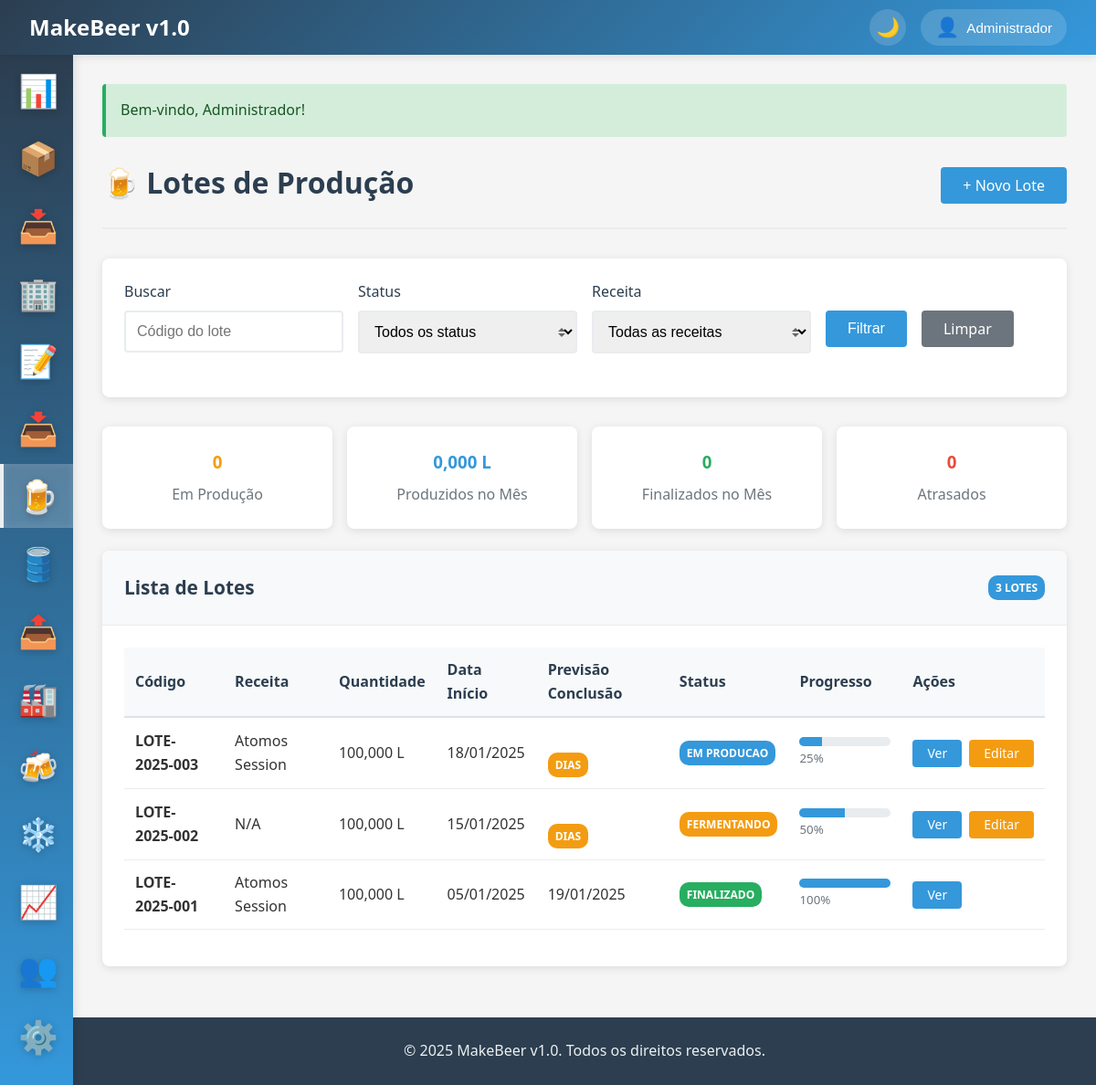
Page /producao (signed in) on the committed database.
### tables this page shows
CREATE TABLE IF NOT EXISTS lotes_producao (
    id INT AUTO_INCREMENT PRIMARY KEY,
    codigo VARCHAR(50) UNIQUE NOT NULL,
    receita_id INT NOT NULL,
    volume_planejado DECIMAL(8,2) NOT NULL,
    volume_real DECIMAL(8,2),
    data_inicio DATE NOT NULL,
    data_fim DATE,
    status ENUM('planejado', 'em_producao', 'fermentando', 'maturando', 'finalizado', 'cancelado') DEFAULT 'planejado',
    densidade_inicial DECIMAL(4,3),
    densidade_final DECIMAL(4,3),
    ph_inicial DECIMAL(3,2),
    ph_final DECIMAL(3,2),
    temperatura_fermentacao DECIMAL(4,1),
    rendimento DECIMAL(5,2),
    observacoes TEXT,
    responsavel_id INT,
    envase_iniciado BOOLEAN DEFAULT FALSE,
    envase_finalizado BOOLEAN DEFAULT FALSE,
    data_envase DATE NULL,
    created_at TIMESTAMP DEFAULT CURRENT_TIMESTAMP,
    updated_at TIMESTAMP DEFAULT CURRENT_TIMESTAMP ON UPDATE CURRENT_TIMESTAMP,
    FOREIGN KEY (receita_id) REFERENCES receitas(id),
    FOREIGN KEY (responsavel_id) REFERENCES usuarios(id),
    INDEX idx_status (status),
    INDEX idx_data_inicio (data_inicio),
    INDEX idx_codigo (codigo)
);

### app/controllers/BaseController.php (called while the page is built, shortened)
<?php
class BaseController {
    protected function view($view, $data = []) {
        extract($data);
        $viewPath = __DIR__ . '/../views/' . $view . '.php';
        require_once $viewPath;
    }
    protected function getGet($key, $default = '') {
        if (!isset($_GET[$key])) {
            return $default;
        }
        return trim($_GET[$key]);
    }
}
?>

### app/controllers/ProducaoController.php (called while the page is built, shortened)
<?php
require_once 'BaseController.php';
class ProducaoController extends BaseController {
    private $model;
    public function __construct() {
        $this->model = new LoteProducao();
    }
    public function index() {
        $status = $this->getGet('status');
        $lotes = $status
            ? $this->model->getByStatus($status)
            : $this->model->all('data_inicio DESC', 100);
        $this->view('producao/index', ['lotes' => $lotes, 'status_filter' => $status]);
    }
}
?>

### app/helpers/functions.php (called while the page is built, shortened)
<?php
function formatDate($date, $format = 'd/m/Y') {
    if (!$date) return '';
    return date($format, strtotime($date));
}
function daysUntil($date) {
    if (!$date || empty(trim($date))) {
        return null;
    }
}
function formatQuantity($quantity, $unit = 'un') {
    $quantity = floatval($quantity);
    switch ($unit) {
        case 'kg':
        case 'l':
        case 'L':
            return number_format($quantity, 3, ',', '.') . ' ' . $unit;
    }
}
?>

### app/config/database.php (called while the page is built, shortened)
<?php
class Database {
    private static $instance = null;
    private $connection;
    private function __construct() {
        try {
            $dsn = "mysql:host=" . DB_HOST . ";dbname=" . DB_NAME . ";charset=" . DB_CHARSET;
            $options = [
                PDO::ATTR_ERRMODE => PDO::ERRMODE_EXCEPTION,
                PDO::ATTR_DEFAULT_FETCH_MODE => PDO::FETCH_ASSOC,
                PDO::ATTR_EMULATE_PREPARES => false,
            ];
            $this->connection = new PDO($dsn, DB_USER, DB_PASS, $options);
        } catch (PDOException $e) {
            die("Erro na conexão com o banco de dados: " . $e->getMessage());
        }
    }
    public static function getInstance() {
        if (self::$instance === null) {
            self::$instance = new self();
        }
        return self::$instance;
    }
    public function query($sql, $params = []) {
        try {
            $stmt = $this->connection->prepare($sql);
            $stmt->execute($params);
            return $stmt;
        } catch (PDOException $e) {
            error_log("Erro na query: " . $e->getMessage());
            throw $e;
        }
    }
    public function fetchAll($sql, $params = []) {
        $stmt = $this->query($sql, $params);
        return $stmt->fetchAll();
    }
}
?>

### app/models/BaseModel.php (called while the page is built, shortened)
<?php
abstract class BaseModel {
    protected $db;
    protected $table;
    public function __construct() {
        $this->db = Database::getInstance();
    }
    public function all($orderBy = null, $limit = null) {
        $sql = "SELECT * FROM {$this->table}";
        if ($orderBy) {
            $sql .= " ORDER BY {$orderBy}";
        }
        if ($limit) {
            $sql .= " LIMIT {$limit}";
        }
        return $this->db->fetchAll($sql);
    }
}
?>

### app/views/producao/index.php (the view, shortened to what this page needs)
<?php
include 'app/views/layouts/header.php';
?>
<div class="page-header d-flex justify-content-between align-items-center">
    <h1 class="page-title">🍺 Lotes de Produção</h1>
    <div class="page-actions">
        <a href="/producao/create" class="btn btn-primary">+ Novo Lote</a>
    </div>
</div>
<div class="card mb-4">
    <div class="card-body">
        <form method="GET" action="/producao" class="row">
            <div class="col col-3">
                <div class="form-group">
                    <label class="form-label">Buscar</label>
                    <input type="text" name="search" class="form-control" placeholder="Código do lote" value="<?= $_GET['search'] ?? '' ?>">
                </div>
            </div>
            <div class="col col-3">
                <div class="form-group">
                    <label class="form-label">Status</label>
                    <select name="status" class="form-control form-select">
                        <option value="">Todos os status</option>
                    </select>
                </div>
            </div>
            <div class="col col-3">
                <div class="form-group">
                    <label class="form-label">Receita</label>
                    <select name="receita_id" class="form-control form-select">
                        <option value="">Todas as receitas</option>
                    </select>
                </div>
            </div>
            <div class="col col-3">
                <div class="form-group">
                    <label class="form-label">&nbsp;</label>
                    <div class="d-flex gap-2">
                        <button type="submit" class="btn btn-primary">Filtrar</button>
                        <a href="/producao" class="btn btn-secondary">Limpar</a>
                    </div>
                </div>
            </div>
        </form>
    </div>
</div>
<div class="row mb-4">
    <div class="col col-3">
        <div class="card">
            <div class="card-body text-center">
                <h3 style="color: #f39c12; margin-bottom: 0.5rem;"><?= $stats['em_andamento'] ?? 0 ?></h3>
                <p style="margin: 0; color: #6c757d;">Em Produção</p>
            </div>
        </div>
    </div>
    <div class="col col-3">
        <div class="card">
            <div class="card-body text-center">
                <h3 style="color: #3498db; margin-bottom: 0.5rem;"><?= formatQuantity($stats['litros_mes'] ?? 0, 'L') ?></h3>
                <p style="margin: 0; color: #6c757d;">Produzidos no Mês</p>
            </div>
        </div>
    </div>
    <div class="col col-3">
        <div class="card">
            <div class="card-body text-center">
                <h3 style="color: #27ae60; margin-bottom: 0.5rem;"><?= $stats['finalizados_mes'] ?? 0 ?></h3>
                <p style="margin: 0; color: #6c757d;">Finalizados no Mês</p>
            </div>
        </div>
    </div>
    <div class="col col-3">
        <div class="card">
            <div class="card-body text-center">
                <h3 style="color: #e74c3c; margin-bottom: 0.5rem;"><?= $stats['atrasados'] ?? 0 ?></h3>
                <p style="margin: 0; color: #6c757d;">Atrasados</p>
            </div>
        </div>
    </div>
</div>
<div class="card">
    <div class="card-header d-flex justify-content-between align-items-center">
        <h3 class="card-title">Lista de Lotes</h3>
        <span class="badge badge-info"><?= count($lotes) ?> lotes</span>
    </div>
    <div class="card-body">
        <?php if (empty($lotes)): ?>
            <div class="alert alert-info">
                Nenhum lote de produção encontrado. <a href="/producao/create">Inicie o primeiro lote</a>.
            </div>
        <?php else: ?>
            <table class="table table-striped">
                <thead>
                    <tr>
                        <th>Código</th>
                        <th>Receita</th>
                        <th>Quantidade</th>
                        <th>Data Início</th>
                        <th>Previsão Conclusão</th>
                        <th>Status</th>
                        <th>Progresso</th>
                        <th>Ações</th>
                    </tr>
                </thead>
                <tbody>
                    <?php foreach ($lotes as $lote): ?>
                    <tr>
                        <td><strong><?= $lote['codigo'] ?></strong></td>
                        <td><?= $lote['receita_nome'] ?? 'N/A' ?></td>
                        <td><?= formatQuantity($lote['volume_planejado'], 'L') ?></td>
                        <td><?= formatDate($lote['data_inicio']) ?></td>
                        <td>
                            <?= formatDate($lote['data_fim']) ?>
                            <?php
                            if ($lote['status'] != 'finalizado' && $lote['status'] != 'cancelado') {
                                $diasRestantes = daysUntil($lote['data_fim']);
                                if ($diasRestantes < 0) {
                                    echo '<br><span class="badge badge-danger">Atrasado</span>';
                                } elseif ($diasRestantes <= 3) {
                                    echo '<br><span class="badge badge-warning">' . $diasRestantes . ' dias</span>';
                                }
                            }
                            ?>
                        </td>
                        <td>
                            <?php
                            $statusClass = match($lote['status']) {
                                'planejado' => 'secondary',
                                'em_producao' => 'info',
                                'fermentando' => 'warning',
                                'maturando' => 'warning',
                                'finalizado' => 'success',
                                'cancelado' => 'danger',
                                default => 'secondary'
                            };
                            ?>
                            <span class="badge badge-<?= $statusClass ?>"><?= ucfirst(str_replace('_', ' ', $lote['status'])) ?></span>
                        </td>
                        <td>
                            <?php
                            $progresso = match($lote['status']) {
                                'planejado' => 0,
                                'em_producao' => 25,
                                'fermentando' => 50,
                                'maturando' => 75,
                                'finalizado' => 100,
                                'cancelado' => 0,
                                default => 0
                            };
                            ?>
                            <div style="width: 100px; background: #e9ecef; border-radius: 10px; height: 10px; overflow: hidden;">
                                <div style="width: <?= $progresso ?>%; background: #3498db; height: 100%;"></div>
                            </div>
                            <small style="color: #6c757d;"><?= $progresso ?>%</small>
                        </td>
                        <td>
                            <div class="d-flex gap-1">
                                <a href="/producao/viewProducao?id=<?= $lote['id'] ?>" class="btn btn-sm btn-primary">Ver</a>
                                <?php if ($lote['status'] != 'finalizado' && $lote['status'] != 'cancelado'): ?>
                                    <a href="/producao/editar?id=<?= $lote['id'] ?>" class="btn btn-sm btn-warning">Editar</a>
                                <?php endif; ?>
                            </div>
                        </td>
                    </tr>
                    <?php endforeach; ?>
                </tbody>
            </table>
        <?php endif; ?>
    </div>
</div>
<?php include 'app/views/layouts/footer.php'; ?>

### public/css/style.css (style rules this page uses)
* { margin: 0; padding: 0; box-sizing: border-box; }
body { font-family: 'Segoe UI', Tahoma, Geneva, Verdana, sans-serif; background-color: #f5f5f5; color: #333; line-height: 1.6; overflow-x: hidden; }
.page-header { margin-bottom: 2rem; padding-bottom: 1rem; border-bottom: 2px solid #e9ecef; }
.page-title { font-size: 2rem; color: #2c3e50; margin-bottom: 0.5rem; }
.card { background: white; border-radius: 8px; box-shadow: 0 2px 10px rgba(0, 0, 0, 0.1); margin-bottom: 1.5rem; overflow: hidden; }
.card-header { padding: 1.5rem; background: #f8f9fa; border-bottom: 1px solid #e9ecef; }
.card-title { font-size: 1.3rem; color: #2c3e50; margin: 0; }
.card-body { padding: 1.5rem; }
.form-group { margin-bottom: 1.5rem; }
.form-label { display: block; margin-bottom: 0.5rem; font-weight: 500; color: #2c3e50; }
.form-control { width: 100%; padding: 0.75rem; border: 2px solid #e9ecef; border-radius: 4px; font-size: 1rem; transition: border-color 0.3s ease; }
.form-select { background-repeat: no-repeat; background-position: right 0.7rem center; background-size: 8px 10px; padding-right: 2.5rem; }
.btn { display: inline-block; padding: 0.75rem 1.5rem; border: none; border-radius: 4px; font-size: 1rem; font-weight: 500; text-decoration: none; text-align: center; cursor: pointer; transition: all 0.3s ease; line-height: 1; }
.btn-primary { background: #3498db; color: white; }
.btn-secondary { background: #6c757d; color: white; }
.btn-warning { background: #f39c12; color: white; }
.btn-sm { padding: 0.5rem 1rem; font-size: 0.875rem; }
.table { width: 100%; border-collapse: collapse; margin-bottom: 1rem; }
.table th, .table td { padding: 0.75rem; text-align: left; border-bottom: 1px solid #e9ecef; }
.table th { background: #f8f9fa; font-weight: 600; color: #2c3e50; border-bottom: 2px solid #dee2e6; }
.badge { display: inline-block; padding: 0.25rem 0.5rem; font-size: 0.75rem; font-weight: 600; border-radius: 10px; text-transform: uppercase; }
.badge-success { background: #27ae60; color: white; }
.badge-warning { background: #f39c12; color: white; }
.badge-info { background: #3498db; color: white; }
.text-center { text-align: center; }
.mb-4 { margin-bottom: 2rem; }
.d-flex { display: flex; }
.justify-content-between { justify-content: space-between; }
.align-items-center { align-items: center; }
.gap-1 { gap: 0.5rem; }
.gap-2 { gap: 1rem; }
.row { display: flex; flex-wrap: wrap; margin: 0 -0.5rem; }
.col { flex: 1; padding: 0 0.5rem; }
.col-3 { flex: 0 0 25%; max-width: 25%; }

### rows in the picture
lotes_producao: codigo "LOTE-2025-003", receita_nome "Atomos Session", volume_planejado "100,000 L", data_inicio "18/01/2025", status "EM PRODUCAO", status "25"
lotes_producao: codigo "LOTE-2025-002", receita_nome "N/A", volume_planejado "100,000 L", data_inicio "15/01/2025", status "FERMENTANDO", status "50"
lotes_producao: codigo "LOTE-2025-001", receita_nome "Atomos Session", volume_planejado "100,000 L", data_inicio "05/01/2025", data_fim "19/01/2025", status "FINALIZADO", status "100"

### other values in the picture
APP_NAME "MakeBeer v1.0"
$user['nome'] "Administrador"
$message "Bem-vindo, Administrador!"
$stats['em_andamento'] "0"
formatQuantity($stats['litros_mes'] ?? 0, 'L') "0,000 L"
$stats['finalizados_mes'] "0"
$stats['atrasados'] "0"
count($lotes) "3"
